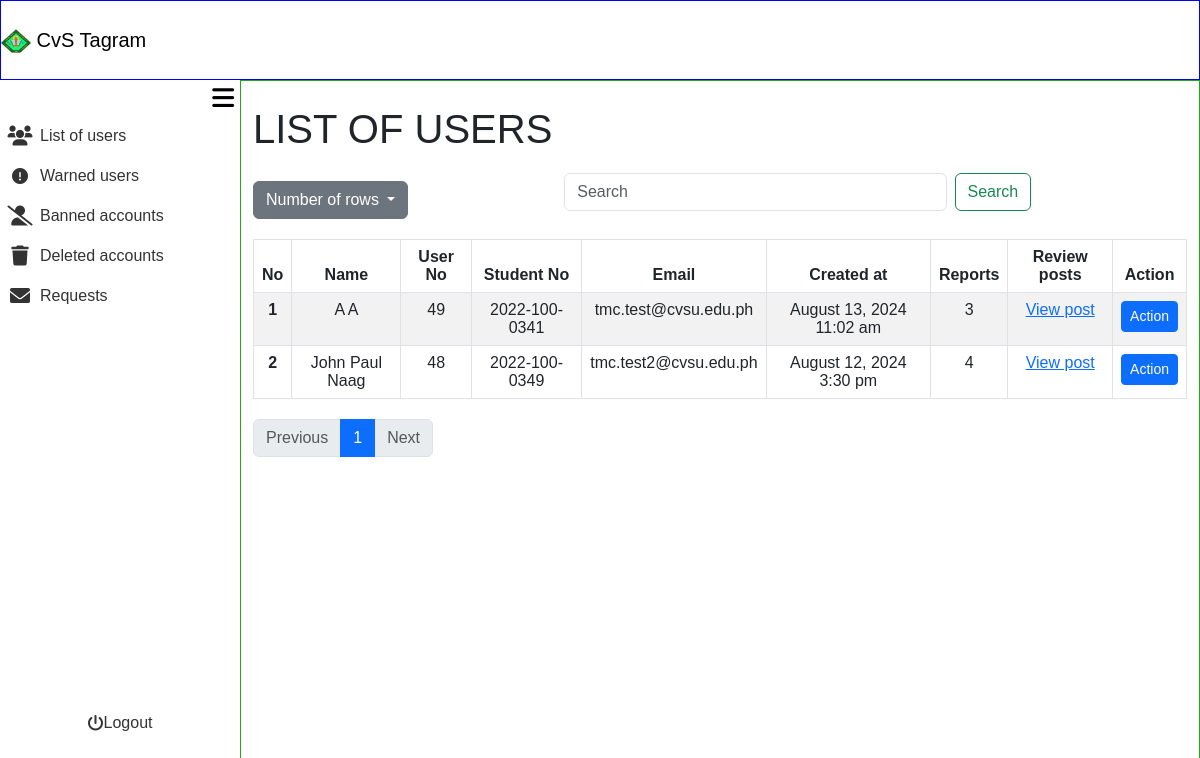
The page /admin_area/list_of_users.php (signed in) on the database its author committed.
### tables this page shows
CREATE TABLE `user_registration` (
  `user_no` int(11) NOT NULL,
  `user_ip` varchar(255) NOT NULL,
  `user_ID` varchar(255) NOT NULL,
  `email` varchar(255) NOT NULL,
  `student_no` varchar(13) NOT NULL,
  `fname` varchar(255) NOT NULL,
  `lname` varchar(255) NOT NULL,
  `bday` date NOT NULL,
  `gender` varchar(20) NOT NULL,
  `coverphoto` varchar(250) NOT NULL,
  `profilepicture` varchar(250) NOT NULL,
  `created_at` timestamp NOT NULL DEFAULT current_timestamp(),
  `updated_at` timestamp NOT NULL DEFAULT current_timestamp() ON UPDATE current_timestamp(),
  `user_password` varchar(255) NOT NULL,
  `is_setup_complete` tinyint(1) DEFAULT 0
);

### admin_area/list_of_users.php (the view, shortened to what this page needs)
<?php
require_once '../include/connect.php';
require_once '../include/bootsrap.php';
?>
<!DOCTYPE html>
<html lang="en">
<head>
    <link rel="stylesheet" href="admin_dashbaord.css?v=<?php echo time(); ?>">
</head>
<body>
<div class="container-fluid screen">
    <div class="container-fluid nav">
        <nav class="navbar">
            <div class="container-fluid" >
                <a class="navbar-brand" href="#">
                <img src="../images/Cavite_State_University_(CvSU).png" alt="Logo" width="30" height="24" class="d-inline-block align-text-top">
                CvS Tagram
                </a>
            </div>
        </nav>
    </div>
    <div class="container-fluid contbody">
        <div class="container-fluid sidenav">
            <div class="container-fluid menubutton">
            <button onclick="toggleSidenav()"><i class="fa-solid fa-bars"></i></button>
            </div>
            <div class="container-fluid featurescont">
                <div class="container-fluid buttonlinkside">
                    <div class="row">
                        <div class="col">
                            <ul>
                                <li>
                                    <a href="list_of_users.php">
                                        <div class="container-fluid listofusers">
                                            <div class="container-fluid listusericon">
                                                 <i class="fa-solid fa-users fa-lg"></i>
                                            </div>
                                            <div class="container-fluid listofusersname">
                                                List of users
                                            </div>
                                        </div>
                                    </a>
                                </li>
                            </ul>
                        </div>
                    </div>
                    <div class="row">
                        <div class="col">
                            <ul>
                                <li>
                                    <a href="warned_user.php">
                                        <div class="container-fluid listofusers">
                                            <div class="container-fluid listusericon">
                                            <i class="fa-solid fa-circle-exclamation"></i>
                                            </div>
                                            <div class="container-fluid listofusersname">
                                                Warned users
                                            </div>
                                        </div>
                                    </a>
                                </li>
                            </ul>
                        </div>
                    </div>
                    <div class="row">
                        <div class="col">
                            <ul>
                                <li>
                                    <a href="banned_user.php">
                                        <div class="container-fluid Bannedaccounts">
                                            <div class="container-fluid Bannedaccountsicon">
                                            <i class="fa-solid fa-user-slash fa-lg"></i>
                                            </div>
                                            <div class="container-fluid Bannedaccountsname">
                                                Banned accounts
                                            </div>
                                        </div>
                                    </a>
                                </li>
                            </ul>
                        </div>
                    </div>
                    <div class="row">
                        <div class="col">
                                <ul>
                                    <li>
                                        <a href="">
                                            <div class="container-fluid Deletedaccounts">
                                                <div class="container-fluid Deletedaccountsicon">
                                                <i class="fa-solid fa-trash fa-lg"></i>
                                                </div>
                                                <div class="container-fluid Deletedaccountsname">
                                                    Deleted accounts
                                                </div>
                                            </div>
                                        </a>
                                    </li>
                                </ul>
                            </div>
                        </div>
                        <div class="row">
                            <div class="col">
                                <ul>
                                    <li>
                                        <a href="">
                                            <div class="container-fluid Deletedaccounts">
                                                <div class="container-fluid Deletedaccountsicon">
                                                <i class="fa-solid fa-envelope fa-lg"></i>
                                                </div>
                                                <div class="container-fluid Deletedaccountsname">
                                                        Requests
                                                </div>
                                            </div>
                                        </a>
                                    </li>
                                </ul>
                            </div>
                        </div>
                    </div>
                <div class="container-fluid logoutcont">
                        <div class="row">
                            <div class="col">
                                <ul>
                                    <li>
                                        <a href="">
                                            <div class="container-fluid Deletedaccounts" style="border-radius: 10px;">
                                                <div class="container-fluid Deletedaccountsicon">
                                                <i class="fa-solid fa-power-off"></i>
                                                </div>
                                                <div class="container-fluid Deletedaccountsname">
                                                    <a href="admin_logout.php">Logout</a>
                                                </div>
                                            </div>
                                        </a>
                                    </li>
                                </ul>
                            </div>
                        </div>
                </div>
            </div>
        </div>
        <div class="container-fluid content">
<?php
$search = isset($_GET['search']) ? trim($_GET['search']) : '';
$sort_column = isset($_GET['sort']) ? $_GET['sort'] : 'lname';
$sort_direction = isset($_GET['direction']) && $_GET['direction'] == 'desc' ? 'desc' : 'asc';
$rows_per_page = isset($_GET['rows']) ? intval($_GET['rows']) : 10;
$page = isset($_GET['page']) ? intval($_GET['page']) : 1;
$offset = ($page - 1) * $rows_per_page;
$searchFilter = !empty($search) ? " AND (ur.fname LIKE '%$search%' OR ur.lname LIKE '%$search%' OR ur.email LIKE '%$search%' OR ur.student_no LIKE '%$search%' OR ur.user_no LIKE '%$search%')" : "";
$usersQuery = "SELECT ur.fname, ur.lname, ur.user_no, ur.student_no, ur.created_at, ur.email, uw.warning_level, ub.ban_level, IFNULL(COUNT(pr.report_id), 0) AS report_count
               FROM user_registration ur
               LEFT JOIN post_reports pr ON ur.user_no = pr.user_no
               LEFT JOIN user_warnings uw ON ur.user_no = uw.user_no
               LEFT JOIN user_bans ub ON ur.user_no = ub.user_no
               WHERE 1=1 $searchFilter
               GROUP BY ur.user_no
               ORDER BY $sort_column $sort_direction
               LIMIT $rows_per_page OFFSET $offset";
$usersResult = $con->query($usersQuery);
$totalQuery = "SELECT COUNT(*) AS total FROM user_registration";
$totalResult = $con->query($totalQuery);
$totalRecords = $totalResult->fetch_assoc()['total'];
$totalPages = ceil($totalRecords / $rows_per_page);
?>
    <div class="container mt-4 ">
        <h1>LIST OF USERS</h1>
        <div class="container-fluid operations">
            <div class="dropdown">
                <button class="btn btn-secondary dropdown-toggle" type="button" data-bs-toggle="dropdown" aria-expanded="false">
                    Number of rows
                </button>
            </div>
                    <div class="container-fluid search">
                        <form class="d-flex" role="search" style="width: 100%;" method="GET" action="">
                            <input class="form-control me-2" type="search" name="search" placeholder="Search" aria-label="Search" value="<?php echo htmlspecialchars($search); ?>">
                            <button class="btn btn-outline-success" type="submit">Search</button>
                        </form>
                    </div>
        </div>
        <table class="table table-bordered table-striped">
            <thead>
                <tr>
                    <th scope="col">No</th>
                    <th scope="col" class="sortable <?php echo ($sort_column == 'fname') ? ($sort_direction == 'asc' ? 'asc' : 'desc') : ''; ?>" onclick="sortTable('fname')">Name</th>
                    <th scope="col" class="sortable <?php echo ($sort_column == 'user_no') ? ($sort_direction == 'asc' ? 'asc' : 'desc') : ''; ?>" onclick="sortTable('user_no')">User No</th>
                    <th scope="col" class="sortable <?php echo ($sort_column == 'student_no') ? ($sort_direction == 'asc' ? 'asc' : 'desc') : ''; ?>" onclick="sortTable('student_no')">Student No<i class="fa-solid fa-sort-up"></i><i class="fa-solid fa-sort-down"></i></th>
                    <th scope="col" class="sortable <?php echo ($sort_column == 'email') ? ($sort_direction == 'asc' ? 'asc' : 'desc') : ''; ?>" onclick="sortTable('email')">Email</th>
                    <th scope="col" class="sortable <?php echo ($sort_column == 'created_at') ? ($sort_direction == 'asc' ? 'asc' : 'desc') : ''; ?>" onclick="sortTable('created_at')">Created at<i class="fa-solid fa-sort-up"></i><i class="fa-solid fa-sort-down"></i></th>
                    <th scope="col" class="sortable <?php echo ($sort_column == 'report_count') ? ($sort_direction == 'asc' ? 'asc' : 'desc') : ''; ?>" onclick="sortTable('report_count')">Reports<i class="fa-solid fa-sort-up"></i><i class="fa-solid fa-sort-down"></i></th>
                    <th scope="col">Review posts</th>
                    <th scope="col">Action</th>
                </tr>
            </thead>
            <tbody>
                <?php
                $line_number = $offset + 1;
                while ($user = $usersResult->fetch_assoc()): ?>
                <?php
                $timestamp = htmlspecialchars($user['created_at']);
                $created_at = new DateTime($timestamp);
                $formattedDate = $created_at->format('F j, Y');
                $formattedTime = $created_at->format('g:i a');
                ?>
                    <tr>
                        <th scope="row"><?php echo htmlspecialchars($line_number++); ?></th>
                        <td><?php echo htmlspecialchars($user['fname'] . ' ' . $user['lname']); ?></td>
                        <td><?php echo htmlspecialchars($user['user_no']); ?></td>
                        <td><?php echo htmlspecialchars($user['student_no']); ?></td>
                        <td><?php echo htmlspecialchars($user['email']); ?></td>
                        <td><?php echo htmlspecialchars($formattedDate . ' ' . $formattedTime); ?></td>
                        <td><?php echo htmlspecialchars($user['report_count']); ?></td>
                        <td>
                        <?php if ($user['report_count'] > 0): ?>
                            <a class="Review_posts text-primary" href="../admin_area/review_post.php?user_no=<?php echo htmlspecialchars($user['user_no']); ?>">View post</a>
                            <?php else: ?>
                            <?php endif; ?>
                        </td>
                        <td>
                            <?php if ($user['report_count'] > 0): ?>
                                <a href="admin_action.php?user_no=<?php echo htmlspecialchars($user['user_no']); ?>" class="btn btn-primary btn-sm">Action</a>
                            <?php else: ?>
                            <?php endif; ?>
                        </td>
                    </tr>
                <?php endwhile; ?>
            </tbody>
        </table>
        <nav aria-label="Page navigation">
            <ul class="pagination">
                <li class="page-item <?php if ($page <= 1) echo 'disabled'; ?>">
                    <a class="page-link" href="?rows=<?php echo $rows_per_page; ?>&page=<?php echo max(1, $page - 1); ?>&sort=<?php echo $sort_column; ?>&direction=<?php echo $sort_direction; ?>">Previous</a>
                </li>
                <?php for ($i = 1; $i <= $totalPages; $i++): ?>
                    <li class="page-item <?php if ($i == $page) echo 'active'; ?>">
                        <a class="page-link" href="?rows=<?php echo $rows_per_page; ?>&page=<?php echo $i; ?>&sort=<?php echo $sort_column; ?>&direction=<?php echo $sort_direction; ?>"><?php echo $i; ?></a>
                    </li>
                <?php endfor; ?>
                <li class="page-item <?php if ($page >= $totalPages) echo 'disabled'; ?>">
                    <a class="page-link" href="?rows=<?php echo $rows_per_page; ?>&page=<?php echo min($totalPages, $page + 1); ?>&sort=<?php echo $sort_column; ?>&direction=<?php echo $sort_direction; ?>">Next</a>
                </li>
            </ul>
        </nav>
    </div>
        </div>
    </div>
</div>
</body>
</html>

### rows shown on the page
user_registration: fname+lname "A A", user_no "49", student_no "2022-100-0341", email "tmc.test@cvsu.edu.ph", created_at "August 13, 2024 11:02 am", report_count "3"
user_registration: fname+lname "John Paul Naag", user_no "48", student_no "2022-100-0349", email "tmc.test2@cvsu.edu.ph", created_at "August 12, 2024 3:30 pm", report_count "4"
